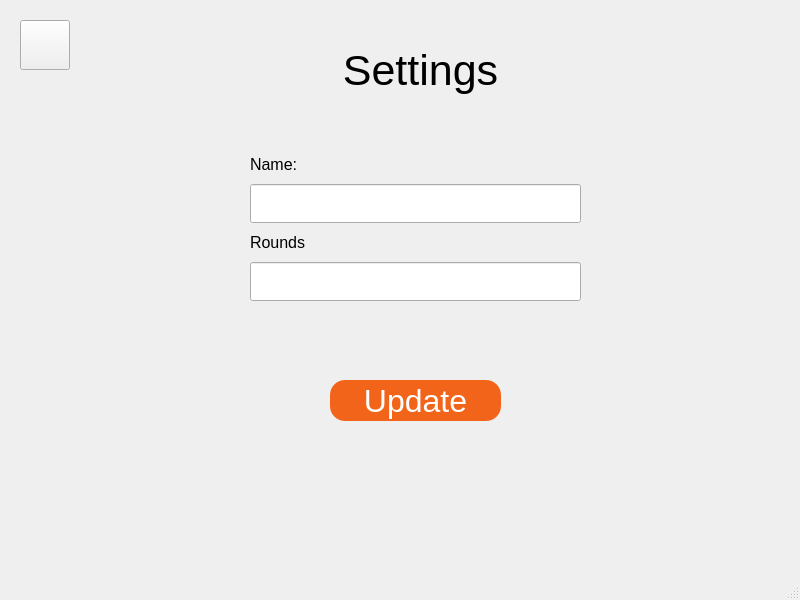
<?xml version="1.0" encoding="UTF-8"?>
<ui version="4.0">
 <class>MainWindow</class>
 <widget class="QMainWindow" name="MainWindow">
  <property name="geometry">
   <rect>
    <x>0</x>
    <y>0</y>
    <width>800</width>
    <height>600</height>
   </rect>
  </property>
  <property name="font">
   <font>
    <pointsize>20</pointsize>
   </font>
  </property>
  <property name="windowTitle">
   <string>MainWindow</string>
  </property>
  <widget class="QWidget" name="centralwidget">
   <widget class="QLabel" name="label">
    <property name="geometry">
     <rect>
      <x>310</x>
      <y>40</y>
      <width>221</width>
      <height>61</height>
     </rect>
    </property>
    <property name="font">
     <font>
      <pointsize>32</pointsize>
     </font>
    </property>
    <property name="text">
     <string>Settings</string>
    </property>
    <property name="alignment">
     <set>Qt::AlignCenter</set>
    </property>
   </widget>
   <widget class="QPushButton" name="pushButton">
    <property name="geometry">
     <rect>
      <x>330</x>
      <y>380</y>
      <width>171</width>
      <height>41</height>
     </rect>
    </property>
    <property name="styleSheet">
     <string notr="true">font-size: 32px;
color: white;
background-color: #F26419;
border-radius: 15px;
text-align: center;</string>
    </property>
    <property name="text">
     <string>Update</string>
    </property>
   </widget>
   <widget class="QWidget" name="verticalLayoutWidget">
    <property name="geometry">
     <rect>
      <x>250</x>
      <y>150</y>
      <width>331</width>
      <height>151</height>
     </rect>
    </property>
    <layout class="QVBoxLayout" name="verticalLayout">
     <item>
      <widget class="QLabel" name="label_2">
       <property name="font">
        <font>
         <pointsize>12</pointsize>
        </font>
       </property>
       <property name="text">
        <string>Name:</string>
       </property>
       <property name="alignment">
        <set>Qt::AlignLeading|Qt::AlignLeft|Qt::AlignVCenter</set>
       </property>
      </widget>
     </item>
     <item>
      <widget class="QLineEdit" name="lineEdit">
       <property name="font">
        <font>
         <pointsize>20</pointsize>
        </font>
       </property>
      </widget>
     </item>
     <item>
      <widget class="QLabel" name="label_3">
       <property name="font">
        <font>
         <pointsize>12</pointsize>
        </font>
       </property>
       <property name="text">
        <string>Rounds</string>
       </property>
       <property name="alignment">
        <set>Qt::AlignLeading|Qt::AlignLeft|Qt::AlignVCenter</set>
       </property>
      </widget>
     </item>
     <item>
      <widget class="QLineEdit" name="lineEdit_2"/>
     </item>
    </layout>
   </widget>
   <widget class="QPushButton" name="exitBtn">
    <property name="geometry">
     <rect>
      <x>20</x>
      <y>20</y>
      <width>50</width>
      <height>50</height>
     </rect>
    </property>
    <property name="text">
     <string/>
    </property>
    <property name="icon">
     <iconset>
      <normaloff>assets/remove.png</normaloff>assets/remove.png</iconset>
    </property>
    <property name="iconSize">
     <size>
      <width>50</width>
      <height>50</height>
     </size>
    </property>
   </widget>
  </widget>
  <widget class="QMenuBar" name="menubar">
   <property name="geometry">
    <rect>
     <x>0</x>
     <y>0</y>
     <width>800</width>
     <height>42</height>
    </rect>
   </property>
  </widget>
  <widget class="QStatusBar" name="statusbar"/>
 </widget>
 <resources/>
 <connections/>
</ui>
